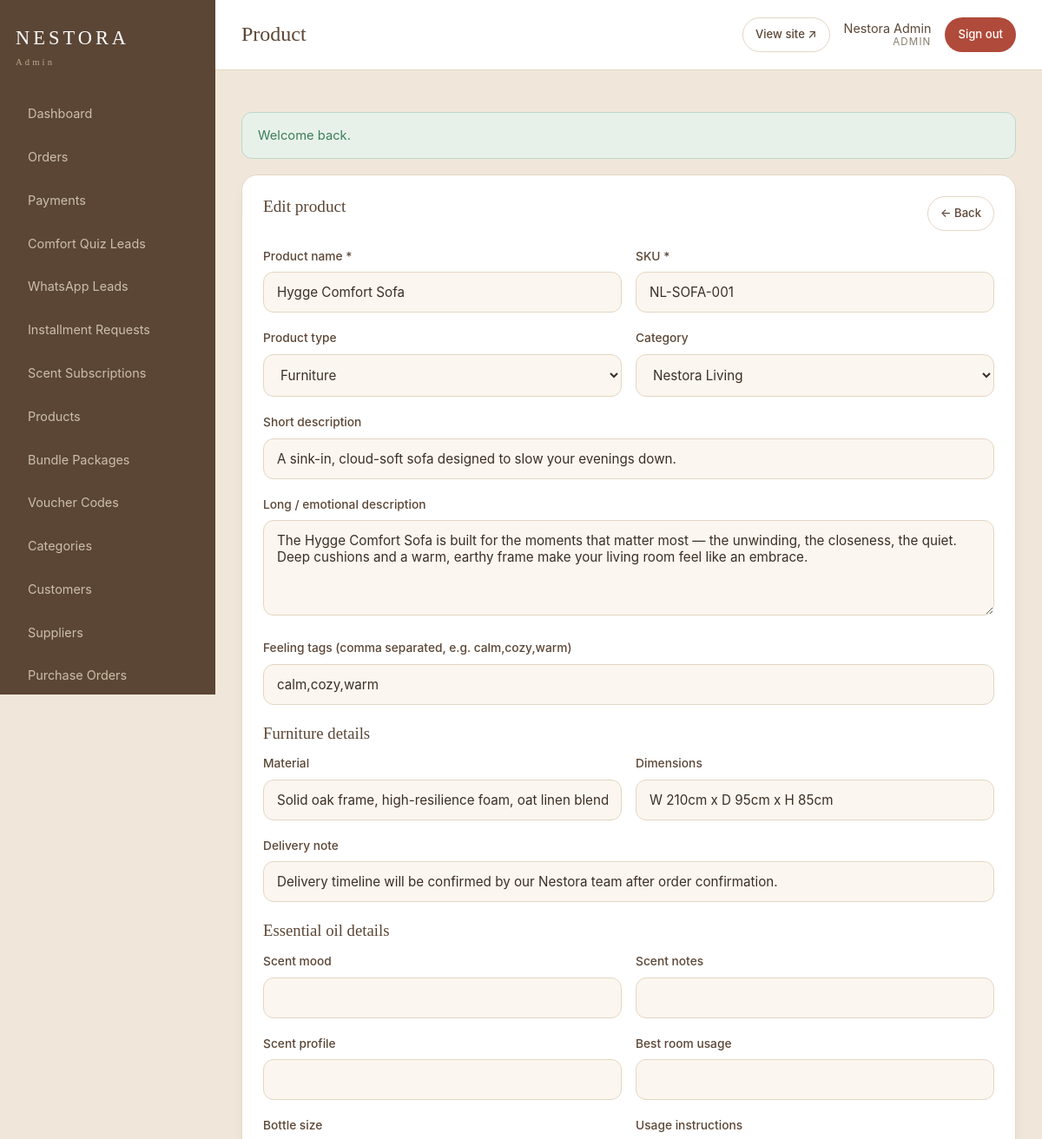
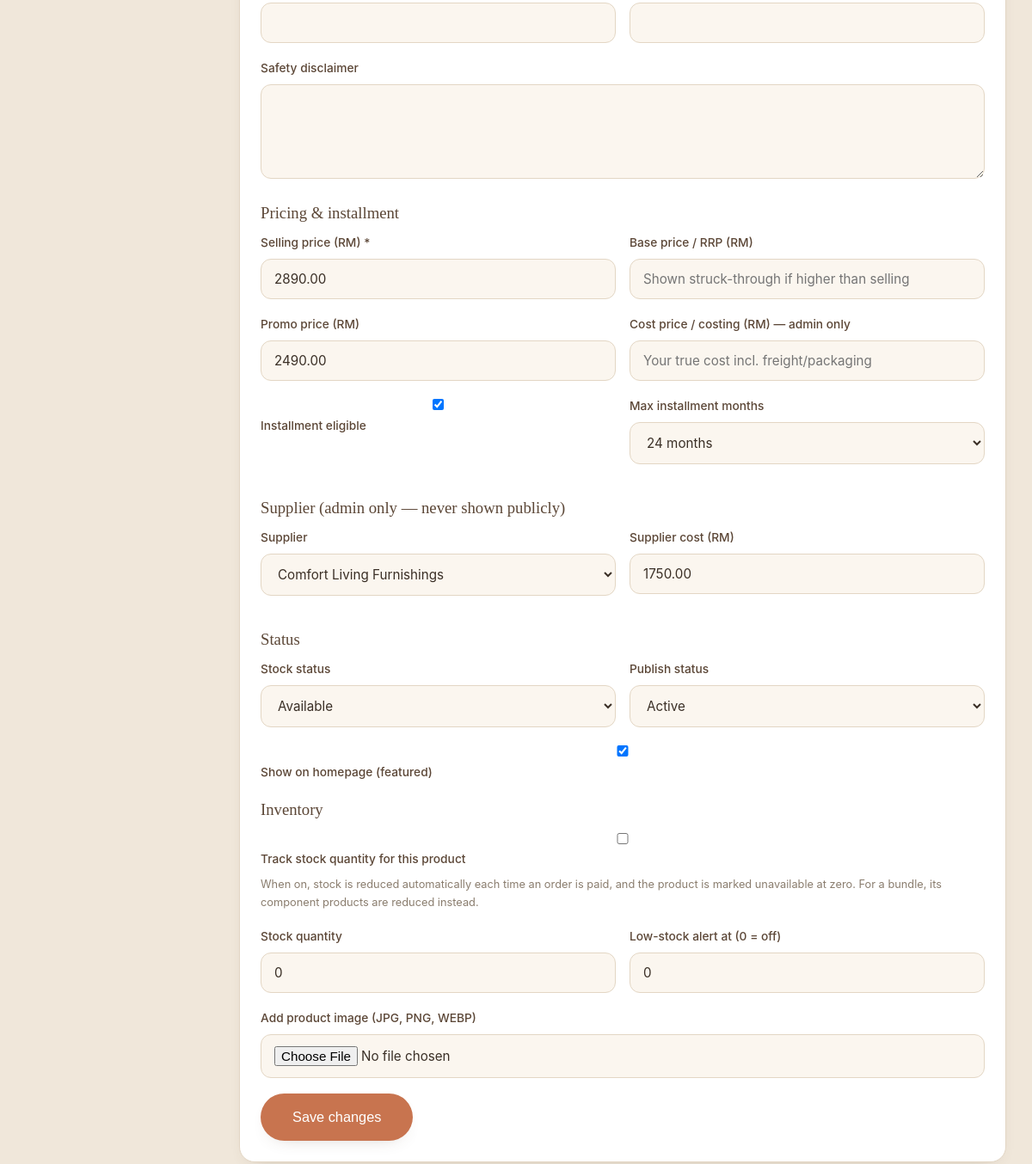
The app's page /admin/product_form.php?id=1 (signed in) with its own data (2 pictures, top to bottom).
### tables this page shows
CREATE TABLE IF NOT EXISTS products (
    id                   INT UNSIGNED NOT NULL AUTO_INCREMENT,
    name                 VARCHAR(190)  NOT NULL,
    slug                 VARCHAR(210)  NOT NULL,
    sku                  VARCHAR(80)   NOT NULL,
    category_id          INT UNSIGNED  NULL,
    product_type         ENUM('furniture','essential_oil','diffuser','bundle') NOT NULL DEFAULT 'furniture',
    short_description    VARCHAR(500)  NULL,
    long_description     TEXT          NULL,
    feeling_tags         VARCHAR(255)  NULL,             
    scent_profile        VARCHAR(255)  NULL,             
    scent_mood           VARCHAR(180)  NULL,
    scent_notes          VARCHAR(255)  NULL,
    best_room_usage      VARCHAR(180)  NULL,
    usage_instructions   TEXT          NULL,
    safety_disclaimer    TEXT          NULL,
    bottle_size          VARCHAR(80)   NULL,             
    material             VARCHAR(255)  NULL,             
    dimensions           VARCHAR(255)  NULL,             
    delivery_note        VARCHAR(255)  NULL,
    price                DECIMAL(10,2) NOT NULL DEFAULT 0.00,    
    base_price           DECIMAL(10,2) NULL,                      
    promo_price          DECIMAL(10,2) NULL,
    installment_eligible TINYINT(1)    NOT NULL DEFAULT 0,
    max_installment_months ENUM('6','12','24') NOT NULL DEFAULT '24',
    supplier_cost        DECIMAL(10,2) NULL,             
    cost_price           DECIMAL(10,2) NULL,             
    supplier_id          INT UNSIGNED  NULL,
    stock_status         ENUM('available','preorder','checking','unavailable') NOT NULL DEFAULT 'available',
    track_inventory      TINYINT(1)    NOT NULL DEFAULT 0,
    stock_quantity       INT           NOT NULL DEFAULT 0,
    low_stock_threshold  INT           NOT NULL DEFAULT 0,
    is_featured          TINYINT(1)    NOT NULL DEFAULT 0,
    status               ENUM('draft','active','hidden') NOT NULL DEFAULT 'draft',
    created_at           DATETIME      NOT NULL DEFAULT CURRENT_TIMESTAMP,
    updated_at           DATETIME      NOT NULL DEFAULT CURRENT_TIMESTAMP ON UPDATE CURRENT_TIMESTAMP,
    PRIMARY KEY (id),
    UNIQUE KEY uq_product_slug (slug),
    UNIQUE KEY uq_product_sku (sku),
    KEY idx_product_type (product_type),
    KEY idx_product_status (status),
    KEY idx_product_category (category_id),
    CONSTRAINT fk_product_category FOREIGN KEY (category_id) REFERENCES categories(id) ON DELETE SET NULL,
    CONSTRAINT fk_product_supplier FOREIGN KEY (supplier_id) REFERENCES suppliers(id) ON DELETE SET NULL
);

CREATE TABLE IF NOT EXISTS categories (
    id          INT UNSIGNED NOT NULL AUTO_INCREMENT,
    name        VARCHAR(120)  NOT NULL,
    slug        VARCHAR(140)  NOT NULL,
    type        ENUM('furniture','essential_oil','diffuser','bundle','general') NOT NULL DEFAULT 'general',
    description TEXT          NULL,
    sort_order  INT           NOT NULL DEFAULT 0,
    status      ENUM('active','hidden') NOT NULL DEFAULT 'active',
    created_at  DATETIME      NOT NULL DEFAULT CURRENT_TIMESTAMP,
    updated_at  DATETIME      NOT NULL DEFAULT CURRENT_TIMESTAMP ON UPDATE CURRENT_TIMESTAMP,
    PRIMARY KEY (id),
    UNIQUE KEY uq_category_slug (slug)
);

CREATE TABLE IF NOT EXISTS suppliers (
    id                 INT UNSIGNED NOT NULL AUTO_INCREMENT,
    company_name       VARCHAR(180)  NOT NULL,
    contact_person     VARCHAR(150)  NULL,
    phone              VARCHAR(40)   NULL,
    email              VARCHAR(190)  NULL,
    product_categories VARCHAR(255)  NULL,
    address            TEXT          NULL,
    payment_terms      VARCHAR(180)  NULL,
    notes              TEXT          NULL,
    status             ENUM('active','inactive') NOT NULL DEFAULT 'active',
    created_at         DATETIME      NOT NULL DEFAULT CURRENT_TIMESTAMP,
    updated_at         DATETIME      NOT NULL DEFAULT CURRENT_TIMESTAMP ON UPDATE CURRENT_TIMESTAMP,
    PRIMARY KEY (id)
);

### inc/functions.php (called while the page is built, shortened)
<?php
function e(?string $value): string
{
    return htmlspecialchars((string) $value, ENT_QUOTES | ENT_SUBSTITUTE, 'UTF-8');
}
function base_url(string $path = ''): string
{
    return BASE_URL . $path;
}
function label(string $value): string
{
    return ucwords(str_replace('_', ' ', $value));
}

### admin/product_form.php (the view, shortened to what this page needs)
<?php
$pdo = db();
$id = (int) input('id');
$product = null;
if ($id) {
    $stmt = $pdo->prepare('SELECT * FROM products WHERE id = :id');
    $stmt->execute([':id' => $id]);
    $product = $stmt->fetch() ?: null;
}
$categories = $pdo->query("SELECT id, name FROM categories ORDER BY sort_order, name")->fetchAll();
$suppliers  = $pdo->query("SELECT id, company_name FROM suppliers ORDER BY company_name")->fetchAll();
$v = function (string $key, $default = '') use ($product) {
    if ($_SERVER['REQUEST_METHOD'] === 'POST') { return input($key, $default); }
    return $product[$key] ?? $default;
};
require_once __DIR__ . '/../inc/admin_layout.php';
?>
<div class="panel" style="max-width:920px">
    <div class="panel-head">
        <h2><?= $product ? 'Edit product' : 'New product' ?></h2>
        <a class="btn btn-soft btn-sm" href="<?= base_url('/admin/products.php') ?>">&larr; Back</a>
    </div>
    <form method="post" enctype="multipart/form-data">
        <div class="form-row">
            <div class="field"><label>Product name *</label><input type="text" name="name" value="<?= e((string)$v('name')) ?>" required></div>
            <div class="field"><label>SKU *</label><input type="text" name="sku" value="<?= e((string)$v('sku')) ?>" required></div>
        </div>
        <div class="form-row">
            <div class="field">
                <label>Product type</label>
                <select name="product_type">
                    <?php foreach (['furniture','essential_oil','diffuser','bundle'] as $t): ?>
                        <option value="<?= $t ?>" <?= $v('product_type','furniture')===$t?'selected':'' ?>><?= e(label($t)) ?></option>
                    <?php endforeach; ?>
                </select>
            </div>
            <div class="field">
                <label>Category</label>
                <select name="category_id">
                    <?php foreach ($categories as $c): ?>
                        <option value="<?= (int)$c['id'] ?>" <?= (int)$v('category_id')===(int)$c['id']?'selected':'' ?>><?= e($c['name']) ?></option>
                    <?php endforeach; ?>
                </select>
            </div>
        </div>
        <div class="field"><label>Short description</label><input type="text" name="short_description" value="<?= e((string)$v('short_description')) ?>"></div>
        <div class="field"><label>Long / emotional description</label><textarea name="long_description"><?= e((string)$v('long_description')) ?></textarea></div>
        <div class="field"><label>Feeling tags (comma separated, e.g. calm,cozy,warm)</label><input type="text" name="feeling_tags" value="<?= e((string)$v('feeling_tags')) ?>"></div>
        <h3 style="margin:22px 0 12px">Furniture details</h3>
        <div class="form-row">
            <div class="field"><label>Material</label><input type="text" name="material" value="<?= e((string)$v('material')) ?>"></div>
            <div class="field"><label>Dimensions</label><input type="text" name="dimensions" value="<?= e((string)$v('dimensions')) ?>"></div>
        </div>
        <div class="field"><label>Delivery note</label><input type="text" name="delivery_note" value="<?= e((string)$v('delivery_note')) ?>" placeholder="Delivery timeline will be confirmed by our Nestora team after order confirmation."></div>
        <h3 style="margin:22px 0 12px">Essential oil details</h3>
        <div class="form-row">
            <div class="field"><label>Scent mood</label><input type="text" name="scent_mood" value="<?= e((string)$v('scent_mood')) ?>"></div>
            <div class="field"><label>Scent notes</label><input type="text" name="scent_notes" value="<?= e((string)$v('scent_notes')) ?>"></div>
        </div>
        <div class="form-row">
            <div class="field"><label>Scent profile</label><input type="text" name="scent_profile" value="<?= e((string)$v('scent_profile')) ?>"></div>
            <div class="field"><label>Best room usage</label><input type="text" name="best_room_usage" value="<?= e((string)$v('best_room_usage')) ?>"></div>
        </div>
        <div class="form-row">
            <div class="field"><label>Bottle size</label><input type="text" name="bottle_size" value="<?= e((string)$v('bottle_size')) ?>"></div>
            <div class="field"><label>Usage instructions</label><input type="text" name="usage_instructions" value="<?= e((string)$v('usage_instructions')) ?>"></div>
        </div>
        <div class="field"><label>Safety disclaimer</label><textarea name="safety_disclaimer"><?= e((string)$v('safety_disclaimer')) ?></textarea></div>
        <h3 style="margin:22px 0 12px">Pricing &amp; installment</h3>
        <div class="form-row">
            <div class="field"><label>Selling price (RM) *</label><input type="number" step="0.01" name="price" value="<?= e((string)$v('price','0')) ?>" required></div>
            <div class="field"><label>Base price / RRP (RM)</label><input type="number" step="0.01" name="base_price" value="<?= e((string)($v('base_price') ?? '')) ?>" placeholder="Shown struck-through if higher than selling"></div>
        </div>
        <div class="form-row">
            <div class="field"><label>Promo price (RM)</label><input type="number" step="0.01" name="promo_price" value="<?= e((string)($v('promo_price') ?? '')) ?>"></div>
            <div class="field">
                <label>Cost price / costing (RM) — admin only</label>
                <input type="number" step="0.01" name="cost_price" value="<?= e((string)($v('cost_price') ?? '')) ?>" placeholder="Your true cost incl. freight/packaging">
            </div>
        </div>
        <div class="form-row">
            <div class="field">
                <label><input type="checkbox" name="installment_eligible" value="1" <?= $v('installment_eligible')?'checked':'' ?>> Installment eligible</label>
            </div>
            <div class="field">
                <label>Max installment months</label>
                <select name="max_installment_months">
                    <?php foreach (['6','12','24'] as $m): ?>
                        <option value="<?= $m ?>" <?= (string)$v('max_installment_months','24')===$m?'selected':'' ?>><?= $m ?> months</option>
                    <?php endforeach; ?>
                </select>
            </div>
        </div>
        <h3 style="margin:22px 0 12px">Supplier (admin only — never shown publicly)</h3>
        <div class="form-row">
            <div class="field">
                <label>Supplier</label>
                <select name="supplier_id">
                    <?php foreach ($suppliers as $s): ?>
                        <option value="<?= (int)$s['id'] ?>" <?= (int)$v('supplier_id')===(int)$s['id']?'selected':'' ?>><?= e($s['company_name']) ?></option>
                    <?php endforeach; ?>
                </select>
            </div>
            <div class="field"><label>Supplier cost (RM)</label><input type="number" step="0.01" name="supplier_cost" value="<?= e((string)($v('supplier_cost') ?? '')) ?>"></div>
        </div>
        <h3 style="margin:22px 0 12px">Status</h3>
        <div class="form-row">
            <div class="field">
                <label>Stock status</label>
                <select name="stock_status">
                    <?php foreach (['available','preorder','checking','unavailable'] as $st): ?>
                        <option value="<?= $st ?>" <?= $v('stock_status','available')===$st?'selected':'' ?>><?= e(label($st)) ?></option>
                    <?php endforeach; ?>
                </select>
            </div>
            <div class="field">
                <label>Publish status</label>
                <select name="status">
                    <?php foreach (['draft','active','hidden'] as $st): ?>
                        <option value="<?= $st ?>" <?= $v('status','draft')===$st?'selected':'' ?>><?= e(label($st)) ?></option>
                    <?php endforeach; ?>
                </select>
            </div>
        </div>
        <div class="field"><label><input type="checkbox" name="is_featured" value="1" <?= $v('is_featured')?'checked':'' ?>> Show on homepage (featured)</label></div>
        <h3 style="margin:22px 0 12px">Inventory</h3>
        <div class="field">
            <label><input type="checkbox" name="track_inventory" value="1" <?= $v('track_inventory')?'checked':'' ?>>
                Track stock quantity for this product</label>
            <p class="muted" style="font-size:.8rem;margin-top:6px">When on, stock is reduced automatically each time an order is paid, and the product is marked unavailable at zero. For a bundle, its component products are reduced instead.</p>
        </div>
        <div class="form-row">
            <div class="field"><label>Stock quantity</label><input type="number" name="stock_quantity" min="0" value="<?= e((string)$v('stock_quantity','0')) ?>"></div>
            <div class="field"><label>Low-stock alert at (0 = off)</label><input type="number" name="low_stock_threshold" min="0" value="<?= e((string)$v('low_stock_threshold','0')) ?>"></div>
        </div>
        <div class="field"><label>Add product image (JPG, PNG, WEBP)</label><input type="file" name="image" accept="image/jpeg,image/png,image/webp"></div>
        <button class="btn btn-primary btn-lg" type="submit"><?= $product ? 'Save changes' : 'Create product' ?></button>
    </form>
</div>

### assets/css/style.css (style rules this page uses)
:root { --cream:#fbf6ef; --oat:#f0e7da; --beige:#e7d8c4; --terracotta:#c8744f; --terracotta-dark:#a85a3a; --brown:#5b4636; --olive-grey:#7c7a6c; --ink:#3a2f26; --muted:#8a7d6e; --line:#e3d6c4; --white:#ffffff; --ok:#3f7d5a; --warn:#b8862b; --err:#b04a3a; --radius:18px; --radius-lg:28px; --shadow:0 18px 40px -22px rgba(91,70,54,.45); --shadow-sm:0 8px 22px -16px rgba(91,70,54,.45); --font-serif:'Fraunces',Georgia,serif; --font-sans:'Inter',system-ui,-apple-system,sans-serif; }
* { box-sizing:border-box;margin:0;padding:0 }
html { scroll-behavior:smooth }
body { font-family:var(--font-sans); color:var(--ink); background:var(--cream); line-height:1.65; -webkit-font-smoothing:antialiased; }
a { color:inherit;text-decoration:none }
h1,h2,h3,h4 { font-family:var(--font-serif);font-weight:500;line-height:1.2;color:var(--brown) }
.btn { display:inline-block;padding:14px 28px;border-radius:999px; font-weight:500;font-size:.95rem;cursor:pointer;border:1px solid transparent; transition:transform .18s ease, box-shadow .18s ease, background .18s ease; }
.btn-primary { background:var(--terracotta);color:#fff;box-shadow:var(--shadow-sm) }
.btn-soft { background:var(--white);color:var(--brown);border-color:var(--line) }
.btn-lg { padding:17px 36px;font-size:1.02rem }
.field { margin-bottom:18px }
.field label { display:block;font-size:.86rem;font-weight:500;margin-bottom:7px;color:var(--brown) }
.field input,.field select,.field textarea { width:100%;padding:13px 15px;border:1px solid var(--line);border-radius:12px; font-family:inherit;font-size:.95rem;background:var(--cream);color:var(--ink); }
.field textarea { min-height:110px;resize:vertical }
.form-row { display:grid;grid-template-columns:1fr 1fr;gap:16px }
.admin-body { background:var(--oat) }
.panel { background:#fff;border:1px solid var(--line);border-radius:var(--radius);padding:24px;box-shadow:var(--shadow-sm);margin-bottom:24px }
.panel h2 { font-size:1.2rem;margin-bottom:16px }
.panel-head { display:flex;justify-content:space-between;align-items:center;margin-bottom:18px;flex-wrap:wrap;gap:12px }
.btn-sm { padding:8px 14px;font-size:.82rem }
.muted { color:var(--muted) }

### records on screen
products: name "Hygge Comfort Sofa", sku "NL-SOFA-001", category_id "Nestora Living", short_description "A sink-in, cloud-soft sofa designed to slow your evenings down.", long_description "The Hygge Comfort Sofa is built for the moments that matter most — the unwinding, the closeness, the quiet. Deep cushions and a warm, earthy frame make your living room feel like an embrace.", feeling_tags "calm,cozy,warm", material "Solid oak frame, high-resilience foam, oat linen blend", dimensions "W 210cm x D 95cm x H 85cm", delivery_note "Delivery timeline will be confirmed by our Nestora team after order confirmation.", price "2890.00", promo_price "2490.00", installment_eligible "☑", max_installment_months "24 months", supplier_id "Comfort Living Furnishings", supplier_cost "1750.00", is_featured "☑", stock_quantity "0", low_stock_threshold "0"

### other values on screen
$title "Dashboard"
$title "Orders"
$title "Payments"
$title "Comfort Quiz Leads"
$title "WhatsApp Leads"
$title "Installment Requests"
$title "Scent Subscriptions"
$title "Products"
$title "Bundle Packages"
$title "Voucher Codes"
$title "Categories"
$title "Customers"
$title "Suppliers"
$title "Purchase Orders"
$pageTitle "Product"
